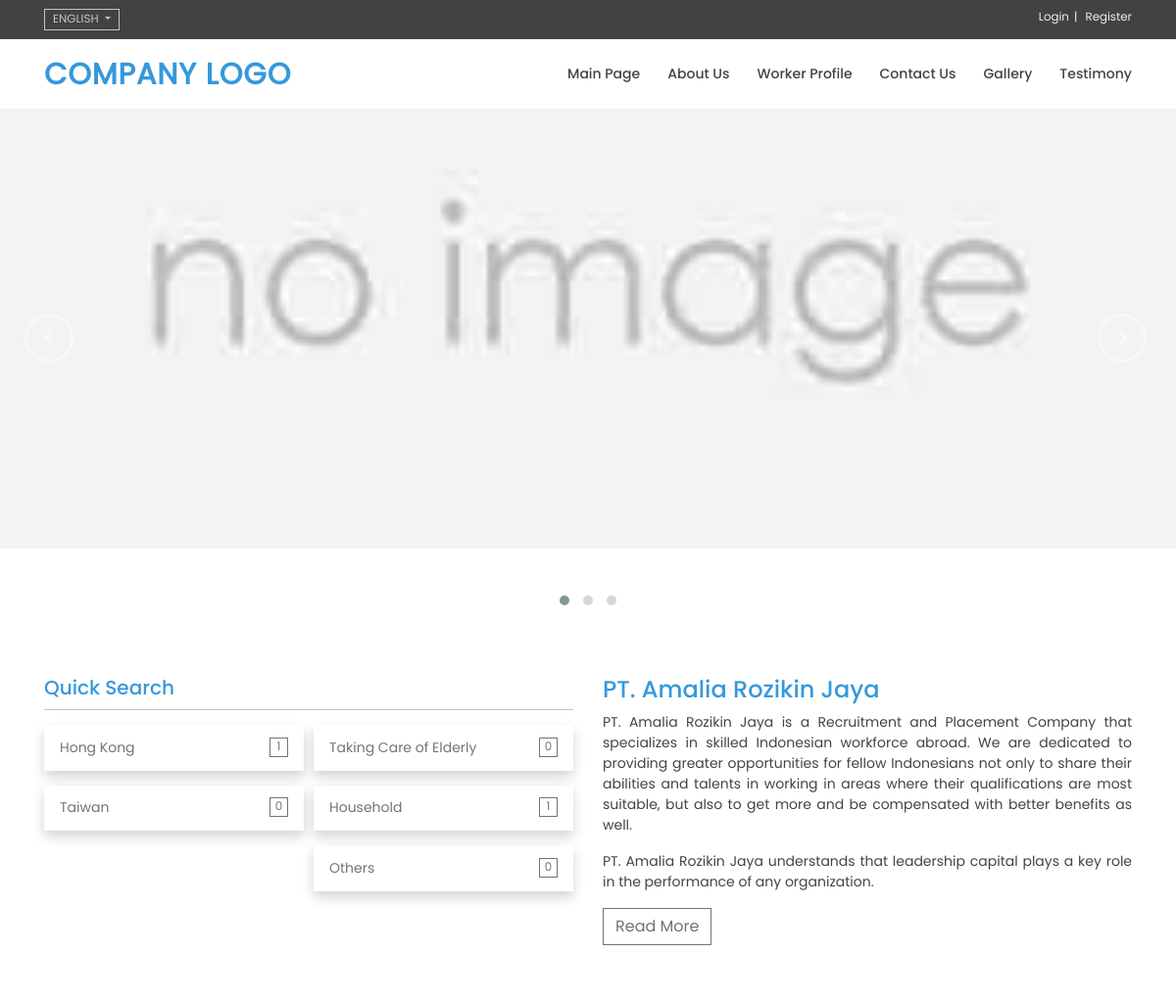
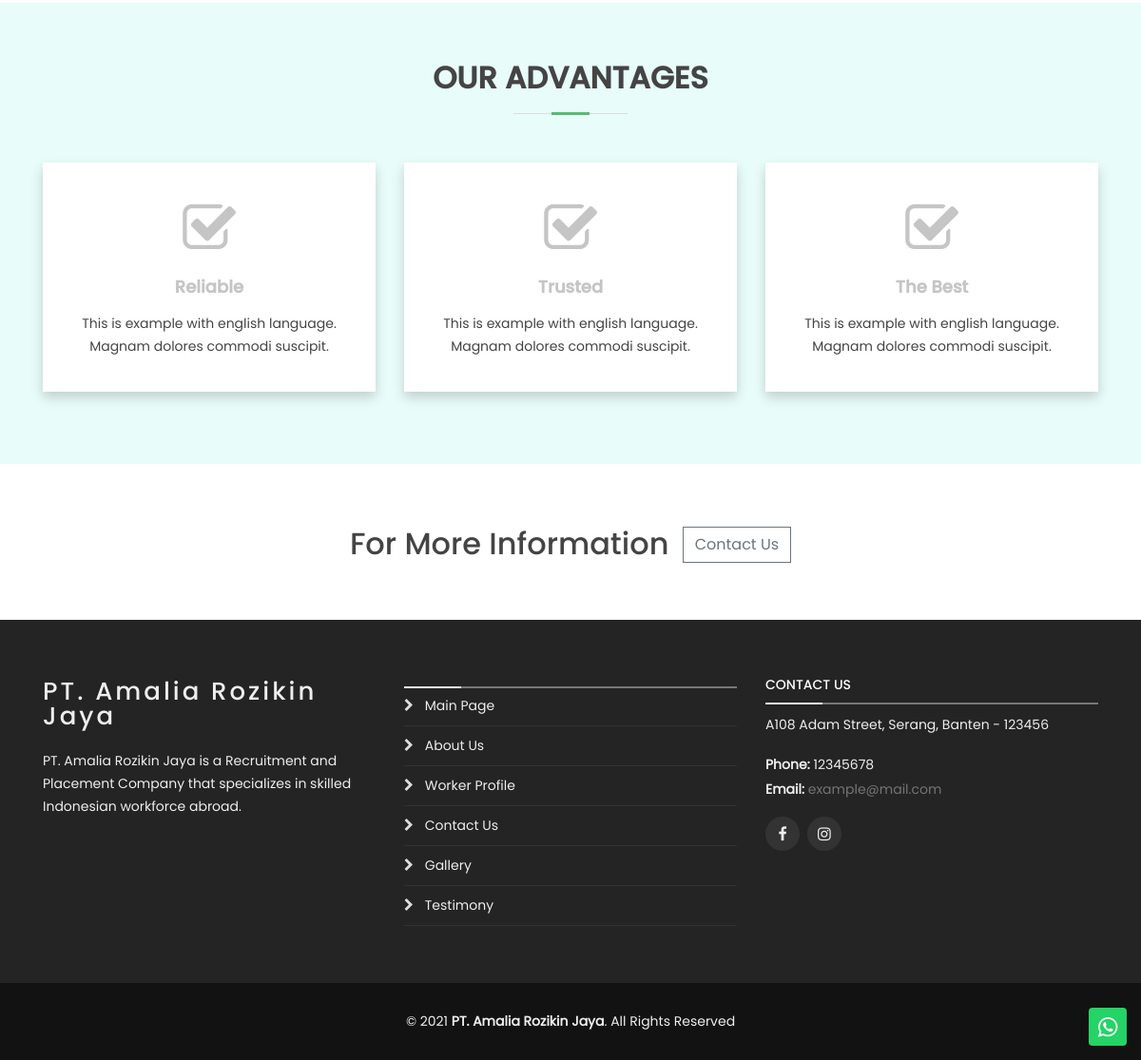
The page / on the database its author committed (2 pictures, top to bottom).
### tables this page shows
CREATE TABLE `sliders` (
  `id` int(11) unsigned NOT NULL AUTO_INCREMENT,
  `picture` varchar(255) DEFAULT NULL,
  `order_number` int(11) DEFAULT NULL,
  `link_to` text DEFAULT NULL,
  `create_date` datetime DEFAULT NULL,
  `create_user_id` int(11) DEFAULT NULL,
  `update_date` datetime DEFAULT NULL,
  `update_user_id` int(11) DEFAULT NULL,
  `update_count` int(11) NOT NULL DEFAULT 0,
  `is_active` tinyint(1) NOT NULL DEFAULT 1,
  PRIMARY KEY (`id`)
);

CREATE TABLE `company` (
  `name` varchar(100) DEFAULT NULL,
  `address_eng` text DEFAULT NULL,
  `address_ind` text DEFAULT NULL,
  `city_id` int(11) DEFAULT NULL,
  `province_id` int(11) DEFAULT NULL,
  `zip_code` varchar(10) DEFAULT NULL,
  `maps` text DEFAULT NULL,
  `phone_1` varchar(30) DEFAULT NULL,
  `phone_2` varchar(30) DEFAULT NULL,
  `email_1` varchar(100) DEFAULT NULL,
  `email_2` varchar(100) DEFAULT NULL,
  `fax` varchar(30) DEFAULT NULL,
  `logo` text DEFAULT NULL,
  `about_eng` text DEFAULT NULL,
  `about_ind` text DEFAULT NULL,
  `vision_eng` text DEFAULT NULL,
  `vision_ind` text DEFAULT NULL,
  `update_date` datetime DEFAULT NULL,
  `update_user_id` int(11) DEFAULT NULL,
  `update_count` int(11) NOT NULL DEFAULT 0
);

CREATE TABLE `agency_locations` (
  `id` int(11) NOT NULL AUTO_INCREMENT,
  `name` varchar(100) DEFAULT NULL,
  `name_chn` varchar(100) DEFAULT NULL,
  `slug` varchar(255) DEFAULT NULL,
  `create_date` datetime DEFAULT NULL,
  `create_user_id` int(11) DEFAULT NULL,
  `update_date` datetime DEFAULT NULL,
  `update_user_id` int(11) DEFAULT NULL,
  `update_count` int(11) NOT NULL DEFAULT 0,
  `is_local` tinyint(1) NOT NULL DEFAULT 0,
  `is_default` tinyint(1) NOT NULL DEFAULT 0,
  `is_active` tinyint(1) NOT NULL DEFAULT 1,
  PRIMARY KEY (`id`)
);

CREATE TABLE `skill_experiences` (
  `id` int(11) NOT NULL AUTO_INCREMENT,
  `name` varchar(100) DEFAULT NULL,
  `name_chn` varchar(100) DEFAULT NULL,
  `slug` varchar(255) DEFAULT NULL,
  `create_date` datetime DEFAULT NULL,
  `create_user_id` int(11) DEFAULT NULL,
  `update_date` datetime DEFAULT NULL,
  `update_user_id` int(11) DEFAULT NULL,
  `update_count` int(11) NOT NULL DEFAULT 0,
  `is_active` tinyint(1) NOT NULL DEFAULT 1,
  PRIMARY KEY (`id`)
);

### application/views/layouts/front.php (the view, shortened to what the rows shown need)
<!doctype html>
<html lang="en">
	<head>
		<link rel="stylesheet" type="text/css" href="<?php echo base_url('assets/vendor/font-awesome/css/font-awesome.min.css'); ?>">
		<link rel="stylesheet" type="text/css" href="<?php echo base_url('assets/vendor/bootstrap/css/bootstrap.min.css'); ?>">
		<link rel="stylesheet" type="text/css" href="<?php echo base_url('assets/vendor/animate/animate.min.css'); ?>">
		<?php echo $this->template->stylesheet; ?>
		<link rel="stylesheet" type="text/css" href="<?php echo base_url('assets/css/main.css'); ?>">
	</head>
	<body>
		<?php
			echo $this->template->content;
		?>
		<footer id="footer">
			<div class="footer-top">
				<div class="container">
					<div class="row">
						<div class="col-lg-4 col-md-6 footer-info">
							<h3><?php echo $company['name']; ?></h3>
							<p><?php echo $company['name'] . $this->lang->line('front')['footer']['company']['desc']; ?></p>
						</div>
						<div class="col-lg-4 col-md-6 footer-contact">
							<h4><?php echo $this->lang->line('front')['footer']['contact']['title']; ?></h4>
							<p><?php echo ((siteLang()['key'] == 'en') ? $company['address_eng'] : $company['address_ind']) . ', ' . $company['city'] . ', ' . $company['province'] . (!empty($company['zip_code']) ? ' - ' . $company['zip_code'] : ''); ?></p>
							<p>
								<?php echo '<strong>' . $this->lang->line('front')['footer']['contact']['phone'] . ':</strong> ' . $company['phone_1'] . (!empty($company['phone_2']) ? ', ' . $company['phone_2'] : ''); ?>
								<br>
								<?php echo '<strong>' . $this->lang->line('front')['footer']['contact']['email'] . ':</strong> <a href="mailto:' . $company['email_1'] . '">' . $company['email_1'] . '</a> ' . (!empty($company['email_2']) ? ', <a href="mailto:' . $company['email_1'] . '">' . $company['email_1'] . '</a>' : ''); ?>
							</p>
							<div class="social">
								<a href="#" class="facebook"><i class="fa fa-facebook"></i></a>
								<a href="#" class="instagram"><i class="fa fa-instagram"></i></a>
							</div>
						</div>
					</div>
				</div>
			</div>
			<div class="container">
				<div class="copyright">
					&copy; 2021 <strong><?php echo $company['name']; ?></strong>. All Rights Reserved
				</div>
			</div>
		</footer>
	</body>
</html>

### application/views/templates/front/Home/index.php (shortened to what the rows shown need)
<section class="main-slider owl-carousel owl-theme">
	<?php if (count($sliders) > 0) {
		foreach ($sliders as $slider) { echo
			'<div class="item clickable" data-onclick="' . (!empty($slider['link_to']) ? $slider['link_to'] : '#') . '">
				<img class="img-fluid" src="' . (@getimagesize(base_url('files/sliders/'.$slider['picture'])) ? base_url('files/sliders/'.$slider['picture']) : base_url('assets/img/default-picture.jpg')) . '">
			</div>';
		}
	} else { echo
		'<div class="item clickable" data-onclick="#">
			<img class="img-fluid" src="' . base_url('assets/img/default-slider.jpg') . '">
		</div>';
	} ?>
</section>
<?php $this->load->view('templates/front/Element/section_about_home'); ?>

### application/views/templates/front/Element/section_about_home.php (shortened to what the rows shown need)
<section id="about">
	<div class="container">
		<div class="row">
			<div class="col-lg-6 col-12 order-1 order-lg-2">
				<h4><?php echo $company['name']; ?></h4>
				<?php if (siteLang()['key'] == 'en') { ?>
					<p><?php echo $company['name']; ?> is a Recruitment and Placement Company that specializes in skilled Indonesian workforce abroad. We are dedicated to providing greater opportunities for fellow Indonesians not only to share their abilities and talents in working in areas where their qualifications are most suitable, but also to get more and be compensated with better benefits as well.</p>
					<p><?php echo $company['name']; ?> understands that leadership capital plays a key role in the performance of any organization.</p>
				<?php } ?>
				<a href="<?php echo base_url('about'); ?>" class="btn btn-outline-secondary rounded-0"><?php echo $this->lang->line('front')['button']['readmore']; ?></a>
			</div>
			<div class="col-lg-6 col-12 order-2 order-lg-1 filter-workers">
				<div class="row">
					<div class="col-md-6 pad-right-5">
						<ul class="nav flex-column">
							<?php foreach ($agency_locations as $work_experience) { echo
								'<li class="nav-item">
									<a href="' . base_url('worker?work_experience=' . $work_experience['slug']) . '" class="nav-link">
										' . $work_experience['name'] . ' <span> ' . $work_experience['total_worker_work_experience'] . ' </span>
									</a>
								</li>';
							} ?>
						</ul>
					</div>
					<div class="col-md-6 pad-left-5">
						<ul class="nav flex-column">
							<?php foreach ($skill_experiences as $skill_experience) { echo
								'<li class="nav-item">
									<a href="' . base_url('worker?skill_experience=' . $skill_experience['slug']) . '" class="nav-link">
										' . $skill_experience['name'] . ' <span> ' . $skill_experience['total_worker'] . ' </span>
									</a>
								</li>';
							} ?>
						</ul>
					</div>
				</div>
			</div>
		</div>
	</div>
</section>

### rows shown on the page
company: name "PT. Amalia Rozikin Jaya", address_eng "A108 Adam Street", zip_code "123456", phone_1 "12345678", email_1 "example@mail.com"
agency_locations: name "Hong Kong", total_worker_work_experience "1"
agency_locations: name "Taiwan", total_worker_work_experience "0"
skill_experiences: name "Taking Care of Elderly", total_worker "0"
skill_experiences: name "Household", total_worker "1"
skill_experiences: name "Others", total_worker "0"

### other values the page prints
sitelang()['alias'] "ENGLISH"
$this->lang->line('front')['navbar']['home'] "Main Page"
$this->lang->line('front')['navbar']['about'] "About Us"
$this->lang->line('front')['navbar']['worker'] "Worker Profile"
$this->lang->line('front')['navbar']['contact'] "Contact Us"
$this->lang->line('front')['navbar']['gallery'] "Gallery"
$this->lang->line('front')['navbar']['testimony'] "Testimony"
$this->lang->line('front')['button']['readmore'] "Read More"
$this->lang->line('front')['section_title']['advantages'] "OUR ADVANTAGES"
$this->lang->line('front')['footer']['company']['desc'] "is a Recruitment and Placement Company that specializes in skilled Indonesian workforce abroad."
$this->lang->line('front')['footer']['contact']['title'] "CONTACT US"
$company['city'] "Serang"
$company['province'] "Banten"
$this->lang->line('front')['footer']['contact']['phone'] "Phone"
$this->lang->line('front')['footer']['contact']['email'] "Email"
